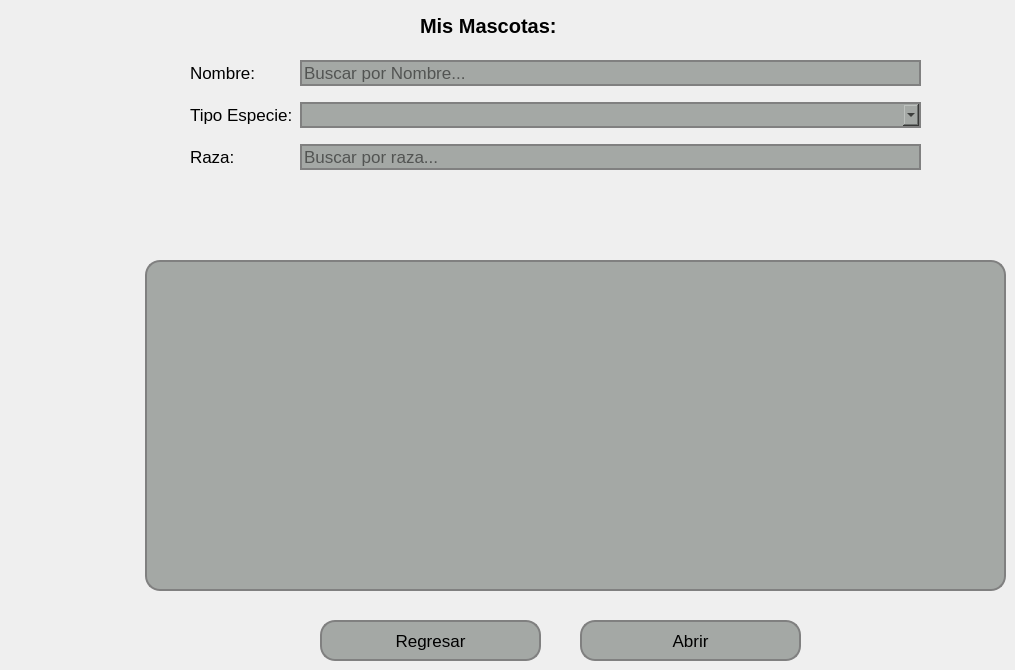
   <widget class="QWidget" name="pageListaUsuariosMascotas">
    <widget class="QLabel" name="label_36">
     <property name="geometry">
      <rect>
       <x>420</x>
       <y>10</y>
       <width>181</width>
       <height>31</height>
      </rect>
     </property>
     <property name="font">
      <font>
       <pointsize>15</pointsize>
       <weight>75</weight>
       <bold>true</bold>
      </font>
     </property>
     <property name="text">
      <string>Mis Mascotas:</string>
     </property>
    </widget>
    <widget class="QWidget" name="formLayoutWidget_4">
     <property name="geometry">
      <rect>
       <x>190</x>
       <y>60</y>
       <width>731</width>
       <height>182</height>
      </rect>
     </property>
     <layout class="QFormLayout" name="formLayout_4">
      <property name="horizontalSpacing">
       <number>7</number>
      </property>
      <property name="verticalSpacing">
       <number>16</number>
      </property>
      <item row="0" column="0">
       <widget class="QLabel" name="label_45">
        <property name="font">
         <font>
          <pointsize>13</pointsize>
         </font>
        </property>
        <property name="text">
         <string>Nombre:</string>
        </property>
       </widget>
      </item>
      <item row="0" column="1">
       <widget class="QLineEdit" name="lineEditNombreMascota">
        <property name="font">
         <font>
          <pointsize>13</pointsize>
         </font>
        </property>
        <property name="styleSheet">
         <string notr="true">    background-color: #a4a8a5; /* Color del botón */
    border-radius: 15px;       /* Borde redondeado, ajusta el valor para más curvatura */
    border: 2px solid #808080; /* Opcional: agrega un borde de color gris */</string>
        </property>
        <property name="placeholderText">
         <string>Buscar por Nombre...</string>
        </property>
       </widget>
      </item>
      <item row="1" column="0">
       <widget class="QLabel" name="label_43">
        <property name="font">
         <font>
          <pointsize>13</pointsize>
         </font>
        </property>
        <property name="text">
         <string>Tipo Especie:</string>
        </property>
       </widget>
      </item>
      <item row="1" column="1">
       <widget class="QComboBox" name="comboBoxTipoEspecieLista">
        <property name="font">
         <font>
          <pointsize>13</pointsize>
         </font>
        </property>
        <property name="styleSheet">
         <string notr="true">    background-color: #a4a8a5; /* Color del botón */
    border-radius: 15px;       /* Borde redondeado, ajusta el valor para más curvatura */
    border: 2px solid #808080; /* Opcional: agrega un borde de color gris */</string>
        </property>
       </widget>
      </item>
      <item row="2" column="0">
       <widget class="QLabel" name="label_44">
        <property name="font">
         <font>
          <pointsize>13</pointsize>
         </font>
        </property>
        <property name="text">
         <string>Raza:</string>
        </property>
       </widget>
      </item>
      <item row="2" column="1">
       <widget class="QLineEdit" name="lineEditRazaLista">
        <property name="font">
         <font>
          <pointsize>13</pointsize>
         </font>
        </property>
        <property name="styleSheet">
         <string notr="true">    background-color: #a4a8a5; /* Color del botón */
    border-radius: 15px;       /* Borde redondeado, ajusta el valor para más curvatura */
    border: 2px solid #808080; /* Opcional: agrega un borde de color gris */</string>
        </property>
        <property name="placeholderText">
         <string>Buscar por raza...</string>
        </property>
       </widget>
      </item>
     </layout>
    </widget>
    <widget class="QTableWidget" name="tableWidgetListaMascotas">
     <property name="geometry">
      <rect>
       <x>145</x>
       <y>260</y>
       <width>861</width>
       <height>331</height>
      </rect>
     </property>
     <property name="styleSheet">
      <string notr="true">    background-color: #a4a8a5; /* Color del botón */
    border-radius: 15px;       /* Borde redondeado, ajusta el valor para más curvatura */
    border: 2px solid #808080; /* Opcional: agrega un borde de color gris */</string>
     </property>
    </widget>
    <widget class="QPushButton" name="pushButtonRegresarLista">
     <property name="geometry">
      <rect>
       <x>320</x>
       <y>620</y>
       <width>221</width>
       <height>41</height>
      </rect>
     </property>
     <property name="font">
      <font>
       <pointsize>13</pointsize>
      </font>
     </property>
     <property name="styleSheet">
      <string notr="true">QPushButton {
    background-color: #a4a8a5; /* Color del botón */
    border-radius: 15px;       /* Borde redondeado, ajusta el valor para más curvatura */
    border: 2px solid #808080; /* Opcional: agrega un borde de color gris */

}

QPushButton:hover {
    background-color: #b0b5b0; /* Color al pasar el mouse */
}

QPushButton:pressed {
    background-color: #8f938f; /* Color al hacer clic */
}
</string>
     </property>
     <property name="text">
      <string>Regresar</string>
     </property>
    </widget>
    <widget class="QPushButton" name="pushButtonAbrirLista">
     <property name="geometry">
      <rect>
       <x>580</x>
       <y>620</y>
       <width>221</width>
       <height>41</height>
      </rect>
     </property>
     <property name="font">
      <font>
       <pointsize>13</pointsize>
      </font>
     </property>
     <property name="styleSheet">
      <string notr="true">QPushButton {
    background-color: #a4a8a5; /* Color del botón */
    border-radius: 15px;       /* Borde redondeado, ajusta el valor para más curvatura */
    border: 2px solid #808080; /* Opcional: agrega un borde de color gris */

}

QPushButton:hover {
    background-color: #b0b5b0; /* Color al pasar el mouse */
}

QPushButton:pressed {
    background-color: #8f938f; /* Color al hacer clic */
}
</string>
     </property>
     <property name="text">
      <string>Abrir</string>
     </property>
    </widget>
   </widget>
